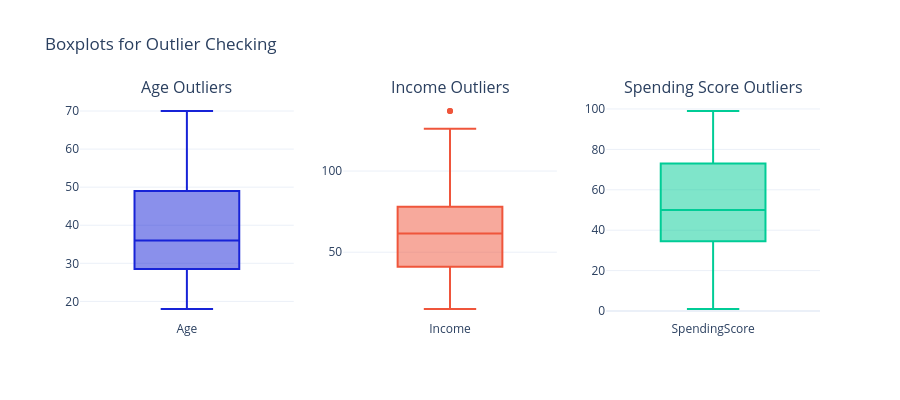

Notebook code for this chart:
### Code cell
#Boxplot to check for outliers across numeric features
fig = make_subplots(
    rows=1, cols=3,
    subplot_titles=('Age Outliers', 'Income Outliers', 'Spending Score Outliers')
)

for i, col in enumerate(['Age', 'Income', 'SpendingScore'], 1):
    fig.add_trace(
        go.Box(y=df[col], name=col, marker_color=["#1723D7",'#EF553B','#00CC96'][i-1]),
        row=1, col=i
    )
fig.update_layout(
    title_text='Boxplots for Outlier Checking',
    showlegend=False,
    height=400,
    template='plotly_white'
)
fig.show()

### Figure 1 — Plotly figure (JSON) as saved in the notebook; plotly's stock layout.template omitted (floating-point values rounded to 4 significant figures; data arrays with more than 128 entries replaced by an {"elided": "..."} marker saying what was removed)
{"data": [{"marker": {"color": "#1723D7"}, "name": "Age", "type": "box", "xaxis": "x", "y": {"elided": "200 int values"}, "yaxis": "y"}, {"marker": {"color": "#EF553B"}, "name": "Income", "type": "box", "xaxis": "x2", "y": {"elided": "200 int values"}, "yaxis": "y2"}, {"marker": {"color": "#00CC96"}, "name": "SpendingScore", "type": "box", "xaxis": "x3", "y": {"elided": "200 int values"}, "yaxis": "y3"}], "layout": {"annotations": [{"font": {"size": 16}, "showarrow": false, "text": "Age Outliers", "x": 0.1444, "xanchor": "center", "xref": "paper", "y": 1, "yanchor": "bottom", "yref": "paper"}, {"font": {"size": 16}, "showarrow": false, "text": "Income Outliers", "x": 0.5, "xanchor": "center", "xref": "paper", "y": 1, "yanchor": "bottom", "yref": "paper"}, {"font": {"size": 16}, "showarrow": false, "text": "Spending Score Outliers", "x": 0.8556, "xanchor": "center", "xref": "paper", "y": 1, "yanchor": "bottom", "yref": "paper"}], "height": 400, "showlegend": false, "title": {"text": "Boxplots for Outlier Checking"}, "xaxis": {"anchor": "y", "domain": [0, 0.2889]}, "xaxis2": {"anchor": "y2", "domain": [0.3556, 0.6444]}, "xaxis3": {"anchor": "y3", "domain": [0.7111, 1]}, "yaxis": {"anchor": "x", "domain": [0, 1]}, "yaxis2": {"anchor": "x2", "domain": [0, 1]}, "yaxis3": {"anchor": "x3", "domain": [0, 1]}}}
